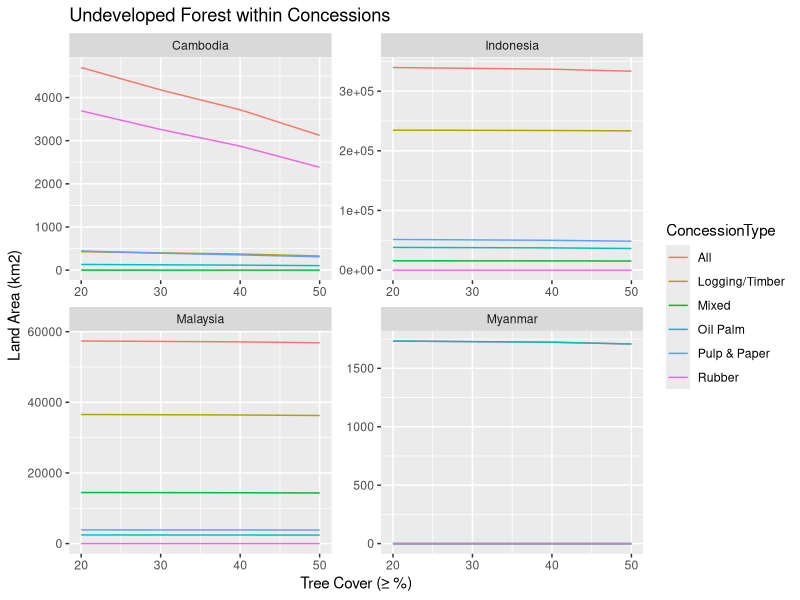

Generate this figure with R:
# This script generates plots of the results of Southeast Asia's Great Forest
# Transition study, which estimates the area, total carbon, avoided emissions
# of undeveloped or unconverted forests within concessions (logging/timber, oil
# palm, pulp & paper, rubber, mixed) in Southeast Asian countries.
# 
# 
# Script by:      Jose Don T. De Alban
# Date created:   26 May 2022
# Date modified:     


# Load Libraries -------------------------
library(tidyverse)

# Set Working Directories ----------------
DirMAIN  <- "/Users/dondealban/Dropbox/Research/se-asia-gft/"

# Read Data Files ------------------------
setwd(DirMAIN)
csvAREA <- read.csv(file="SEAsia GFT_Results_Area.csv", header=TRUE, sep=",")
csvCARB <- read.csv(file="SEAsia GFT_Results_Total Carbon.csv", header=TRUE, sep=",")

dfAREA <- csvAREA
dfCARB <- csvCARB

# Generate Plots -------------------------

# Land area of ndeveloped forests within concessions
pAREA <- ggplot() + geom_line(data=dfAREA, aes(x=TreeCoverPct, y=LandAreaSqKm, colour=ConcessionType))
pAREA <- pAREA + facet_wrap(~ Country, scales="free")
pAREA <- pAREA + labs(title="Undeveloped Forest within Concessions", x="Tree Cover (≥ %)", y="Land Area (km2)")
